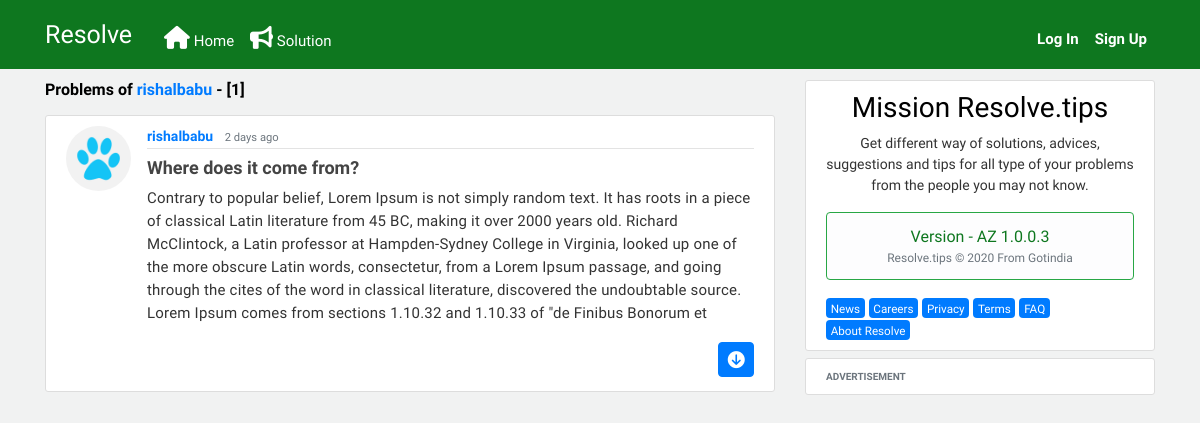
The app's page /user/rishalbabu with its own data.
### feeds/models.py (models this page shows, shortened)
class Post(models.Model):
    title = models.CharField(max_length=300)
    content = models.TextField()
    date_posted = models.DateTimeField(default=timezone.now)
    author = models.ForeignKey(User, on_delete=models.CASCADE)
    slug = models.SlugField(max_length=250, null=True, blank=True)

### users/models.py (models this page shows, shortened)
class Profile(models.Model):
    user = models.OneToOneField(User, on_delete=models.CASCADE)
    image = models.ImageField(default='default.jpg', upload_to='profile_pics')

### feeds/views.py (the view)
# urls.py: path('user/<str:username>', UserPostListView.as_view(), name='user-posts'),
class UserPostListView(ListView):
    model = Post
    template_name = 'feeds/user_posts.html'  # <app>/<model>_<viewtype>.html
    context_object_name = 'posts'
    paginate_by = 37
    def get_queryset(self):
        user = get_object_or_404(User, username=self.kwargs.get('username'))
        return Post.objects.filter(author=user).order_by('-date_posted')

### feeds/templates/feeds/user_posts.html
{% extends "feeds/base.html" %}
{% block content %}
<h6 class="mb-3 resolveh6">Problems of <a class="profilelink" href="#">{{ view.kwargs.username }}</a> - [{{ page_obj.paginator.count }}]</h6>
  {% for post in posts %}
      <article class="media content-section">
        <img class="rounded-circle article-img" src="{{ post.author.profile.image.url }}">
        <div class="media-body">
          <div class="article-metadata">
            <a class="mr-2 linktext" href="{% url 'user-posts' post.author.username %}">{{ post.author }}</a>
            <small class="text-muted">{{ post.date_posted|timesince }} ago</small>
          </div>
          <h2 class="articlemargin"><a class="article-title" href="{% url 'post-detail' post.id %}">{{ post.title }}</a></h2>
          <p class="article-content">{{ post.content|safe }}</p>
        </div>
      </article>
      {% empty %}
        <article class="media content-section">
              <h6 class="nosolutions">No Problems yet :)</h6>
        </article>
  {% endfor %}
  {% endblock content %}

### feeds/static/feeds/main.css (style rules this page uses)
body { background: rgb(241, 242, 242); color: #333333; margin-top: 5rem; font-family: 'Hind Guntur', sans-serif; }
h1, h2, h3, h4, h5, h6 { color: #000; }
.articlemargin { margin-top: 0.5rem; }
.linktext { font-weight: 555; }
.resolveh6 { font-weight: bold; }
.content-section { background: #ffffff; padding: 10px 20px; border: 1px solid #dddddd; border-radius: 3px; margin-bottom: 7px; }
.article-title { color: #444444; font-size:18px; font-weight: 600; }
.article-content { white-space: pre-line; font-size: 15px; line-height: 23px; letter-spacing: 0.2px; }
.article-img { height: 65px; width: 65px; margin-right: 16px; }
.article-metadata { padding-bottom: 1px; font-size: 14px;; margin-bottom: 4px; border-bottom: 1px solid #e3e3e3; }

### records on screen
Post: author.profile.image (placeholder picture), author "rishalbabu", date_posted "2 days", title "Where does it come from?", content "Contrary to popular belief, Lorem Ipsum is not simply random text. It has roots in a piece of classical Latin literature from 45 BC, making it over 2000 years old. Richard McClintock, a Latin professor at Hampden-Sydney College in Virginia, looked up one of the more obscure Latin words, consectetur, from a Lorem Ipsum passage, and going through the cites of the word in classical literature, discovered the undoubtable source. Lorem Ipsum comes from sections 1.10.32 and 1.10.33 of \"de Finibus Bonorum et…"

### other values on screen
{{ view.kwargs.username }} "rishalbabu"
{{ page_obj.paginator.count }} "1"
